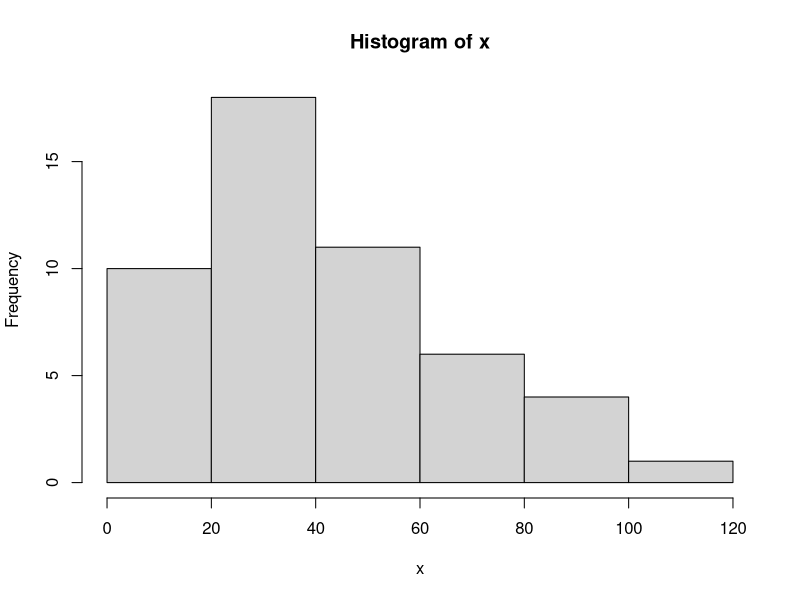
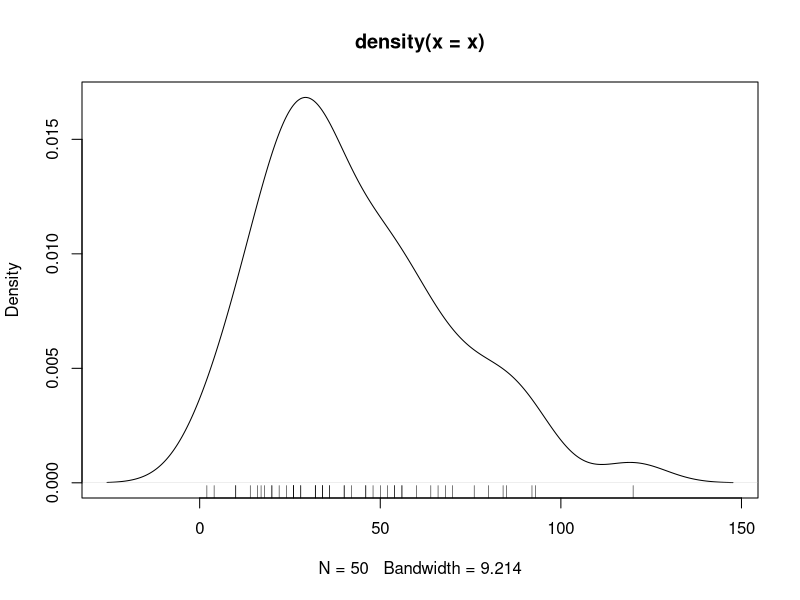
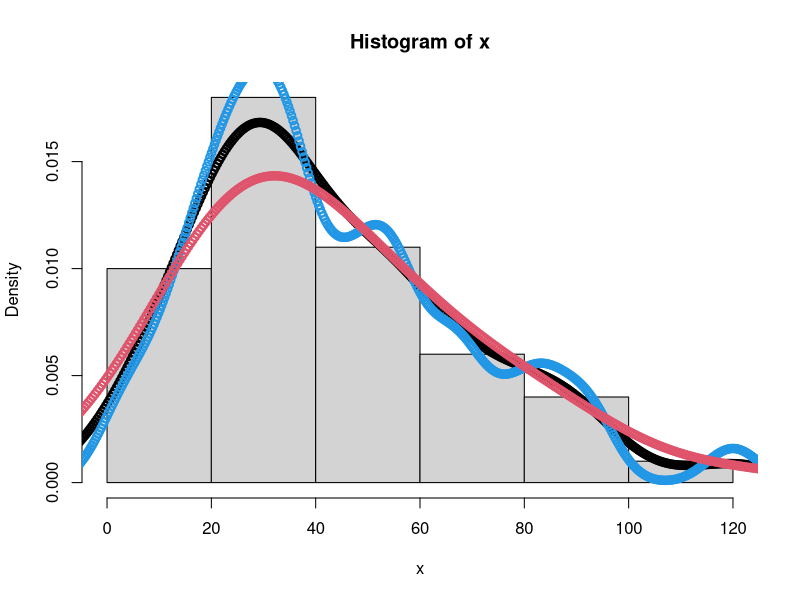
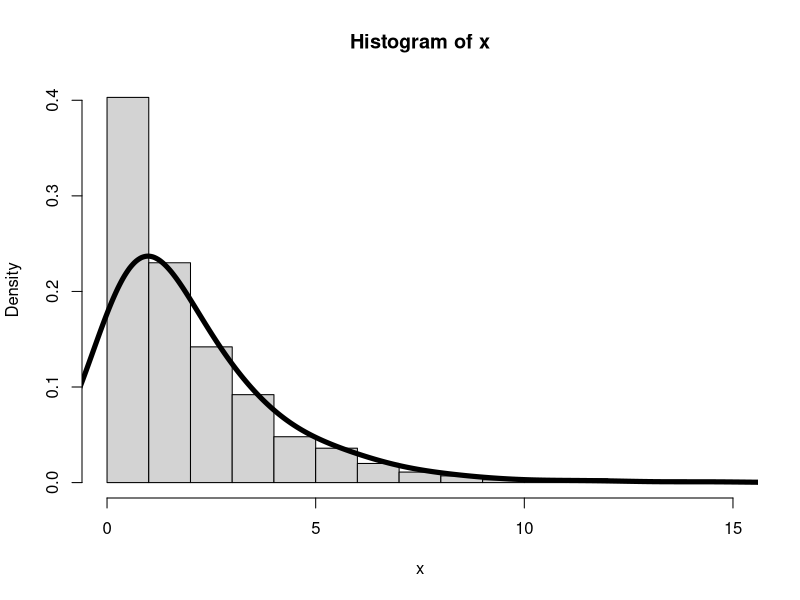

These charts were generated, in order, by the following R code:
# Example of KDE

# sample
x = cars$dist
hist(x)

# density estimation
fh = density(x)
names(fh)
plot(fh)
rug(x)

# overlay on top of the histogram
hist(x, freq=FALSE)
points(fh, lwd=2)
fh1 = density(x, bw=5) # reducing h
points(fh1, lwd=2, col=4)
fh2 = density(x, bw=15) # increasing h
points(fh2, lwd=2, col=2)

# Q1.1

# Simulate n=1000 realisations X ~ Exp(0.5)
N = 1000
set.seed(4060) # to get the same sample every time
x = rexp(n=N, rate=.5)
hist(x, freq=FALSE)

# Fit a KDE to the sample
fh = density(x, bw=1)

# Overlay density estimate
points(fh, lwd=5, t='l')


